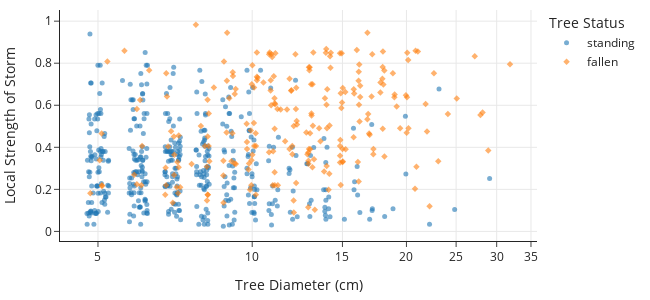

This figure's notebook cell:
### Code cell
fig = px.scatter(
    trees, x=jitter(trees["diameter"], amt=0.5), y="storm",
    color="status", symbol="status",
    log_x=True, width=650, height=300,
)

fig.update_traces(marker=dict(opacity=0.6, size=5))

fig.update_layout(
    xaxis_title="Tree Diameter (cm)",
    yaxis_title="Local Strength of Storm",
    legend_title="Tree Status",
)

fig

### Figure 1 — Plotly figure (JSON) as saved in the notebook; plotly's stock layout.template omitted (floating-point values rounded to 4 significant figures; data arrays with more than 128 entries replaced by an {"elided": "..."} marker saying what was removed)
{"data": [{"hovertemplate": "status=standing<br>x=%{x}<br>storm=%{y}<extra></extra>", "legendgroup": "standing", "marker": {"color": "#1F77B4", "opacity": 0.6, "size": 5, "symbol": "circle"}, "mode": "markers", "name": "standing", "orientation": "v", "showlegend": true, "type": "scatter", "x": {"elided": "426 float values"}, "xaxis": "x", "y": {"elided": "426 float values"}, "yaxis": "y"}, {"hovertemplate": "status=fallen<br>x=%{x}<br>storm=%{y}<extra></extra>", "legendgroup": "fallen", "marker": {"color": "#FF7F0E", "opacity": 0.6, "size": 5, "symbol": "diamond"}, "mode": "markers", "name": "fallen", "orientation": "v", "showlegend": true, "type": "scatter", "x": {"elided": "233 float values"}, "xaxis": "x", "y": {"elided": "233 float values"}, "yaxis": "y"}], "layout": {"height": 300, "legend": {"title": {"text": "Tree Status"}, "tracegroupgap": 0}, "width": 650, "xaxis": {"anchor": "y", "autorange": true, "domain": [0, 1], "range": [0.6248, 1.556], "title": {"text": "Tree Diameter (cm)"}, "type": "log"}, "yaxis": {"anchor": "x", "autorange": true, "domain": [0, 1], "range": [-0.04558, 1.053], "title": {"text": "Local Strength of Storm"}, "type": "linear"}}}
